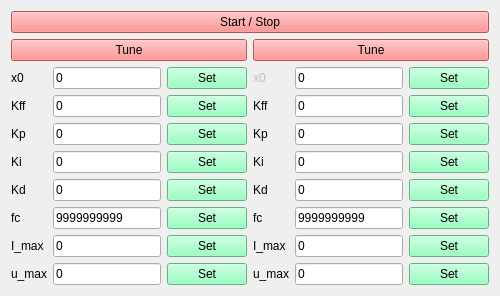
                  <widget class="QWidget" name="tab_method_2">
                   <attribute name="title">
                    <string>Method-2</string>
                   </attribute>
                   <layout class="QGridLayout" name="gridLayout_22">
                    <item row="0" column="0">
                     <widget class="QPushButton" name="button_start_stop_velocity_control_2">
                      <property name="styleSheet">
                       <string notr="true">background-color: rgb(255, 116, 116);</string>
                      </property>
                      <property name="text">
                       <string>Start / Stop</string>
                      </property>
                     </widget>
                    </item>
                    <item row="1" column="0">
                     <layout class="QGridLayout" name="gridLayout_21">
                      <item row="0" column="0">
                       <widget class="QPushButton" name="button_tune_velocity_control_m2_1">
                        <property name="styleSheet">
                         <string notr="true">background-color: rgb(255, 116, 116);</string>
                        </property>
                        <property name="text">
                         <string>Tune</string>
                        </property>
                       </widget>
                      </item>
                      <item row="0" column="1">
                       <widget class="QPushButton" name="button_tune_velocity_control_m2_2">
                        <property name="styleSheet">
                         <string notr="true">background-color: rgb(255, 116, 116);</string>
                        </property>
                        <property name="text">
                         <string>Tune</string>
                        </property>
                       </widget>
                      </item>
                     </layout>
                    </item>
                    <item row="2" column="0">
                     <layout class="QGridLayout" name="gridLayout_20">
                      <item row="0" column="0">
                       <layout class="QGridLayout" name="gridLayout_11">
                        <item row="0" column="2">
                         <widget class="QPushButton" name="button_set_x01_vel_m2">
                          <property name="styleSheet">
                           <string notr="true">background-color: rgb(125, 255, 177);</string>
                          </property>
                          <property name="text">
                           <string>Set</string>
                          </property>
                         </widget>
                        </item>
                        <item row="6" column="1">
                         <widget class="QLineEdit" name="line_edit_i_max1_vel_m2">
                          <property name="text">
                           <string>0</string>
                          </property>
                         </widget>
                        </item>
                        <item row="2" column="0">
                         <widget class="QLabel" name="label_26">
                          <property name="text">
                           <string>Kp</string>
                          </property>
                         </widget>
                        </item>
                        <item row="5" column="1">
                         <widget class="QLineEdit" name="line_edit_fc1_vel_m2">
                          <property name="text">
                           <string>9999999999</string>
                          </property>
                         </widget>
                        </item>
                        <item row="6" column="2">
                         <widget class="QPushButton" name="button_set_i_max1_vel_m2">
                          <property name="styleSheet">
                           <string notr="true">background-color: rgb(125, 255, 177);</string>
                          </property>
                          <property name="text">
                           <string>Set</string>
                          </property>
                         </widget>
                        </item>
                        <item row="1" column="2">
                         <widget class="QPushButton" name="button_set_kff1_vel_m2">
                          <property name="styleSheet">
                           <string notr="true">background-color: rgb(125, 255, 177);</string>
                          </property>
                          <property name="text">
                           <string>Set</string>
                          </property>
                         </widget>
                        </item>
                        <item row="7" column="2">
                         <widget class="QPushButton" name="button_set_u_max1_vel_m2">
                          <property name="styleSheet">
                           <string notr="true">background-color: rgb(125, 255, 177);</string>
                          </property>
                          <property name="text">
                           <string>Set</string>
                          </property>
                         </widget>
                        </item>
                        <item row="2" column="1">
                         <widget class="QLineEdit" name="line_edit_kp1_vel_m2">
                          <property name="text">
                           <string>0</string>
                          </property>
                         </widget>
                        </item>
                        <item row="6" column="0">
                         <widget class="QLabel" name="label_27">
                          <property name="text">
                           <string>I_max</string>
                          </property>
                         </widget>
                        </item>
                        <item row="5" column="0">
                         <widget class="QLabel" name="label_28">
                          <property name="text">
                           <string>fc</string>
                          </property>
                         </widget>
                        </item>
                        <item row="7" column="1">
                         <widget class="QLineEdit" name="line_edit_u_max1_vel_m2">
                          <property name="text">
                           <string>0</string>
                          </property>
                         </widget>
                        </item>
                        <item row="3" column="1">
                         <widget class="QLineEdit" name="line_edit_ki1_vel_m2">
                          <property name="text">
                           <string>0</string>
                          </property>
                         </widget>
                        </item>
                        <item row="2" column="2">
                         <widget class="QPushButton" name="button_set_kp1_vel_m2">
                          <property name="styleSheet">
                           <string notr="true">background-color: rgb(125, 255, 177);</string>
                          </property>
                          <property name="text">
                           <string>Set</string>
                          </property>
                         </widget>
                        </item>
                        <item row="0" column="0">
                         <widget class="QLabel" name="label_29">
                          <property name="text">
                           <string>x0</string>
                          </property>
                         </widget>
                        </item>
                        <item row="3" column="0">
                         <widget class="QLabel" name="label_30">
                          <property name="text">
                           <string>Ki</string>
                          </property>
                         </widget>
                        </item>
                        <item row="4" column="0">
                         <widget class="QLabel" name="label_31">
                          <property name="text">
                           <string>Kd</string>
                          </property>
                         </widget>
                        </item>
                        <item row="7" column="0">
                         <widget class="QLabel" name="label_32">
                          <property name="text">
                           <string>u_max</string>
                          </property>
                         </widget>
                        </item>
                        <item row="5" column="2">
                         <widget class="QPushButton" name="button_set_fc1_vel_m2">
                          <property name="styleSheet">
                           <string notr="true">background-color: rgb(125, 255, 177);</string>
                          </property>
                          <property name="text">
                           <string>Set</string>
                          </property>
                         </widget>
                        </item>
                        <item row="3" column="2">
                         <widget class="QPushButton" name="button_set_ki1_vel_m2">
                          <property name="styleSheet">
                           <string notr="true">background-color: rgb(125, 255, 177);</string>
                          </property>
                          <property name="text">
                           <string>Set</string>
                          </property>
                         </widget>
                        </item>
                        <item row="1" column="0">
                         <widget class="QLabel" name="label_33">
                          <property name="text">
                           <string>Kff</string>
                          </property>
                         </widget>
                        </item>
                        <item row="4" column="2">
                         <widget class="QPushButton" name="button_set_kd1_vel_m2">
                          <property name="styleSheet">
                           <string notr="true">background-color: rgb(125, 255, 177);</string>
                          </property>
                          <property name="text">
                           <string>Set</string>
                          </property>
                         </widget>
                        </item>
                        <item row="1" column="1">
                         <widget class="QLineEdit" name="line_edit_kff1_vel_m2">
                          <property name="text">
                           <string>0</string>
                          </property>
                         </widget>
                        </item>
                        <item row="0" column="1">
                         <widget class="QLineEdit" name="line_edit_x01_vel_m2">
                          <property name="text">
                           <string>0</string>
                          </property>
                         </widget>
                        </item>
                        <item row="4" column="1">
                         <widget class="QLineEdit" name="line_edit_kd1_vel_m2">
                          <property name="text">
                           <string>0</string>
                          </property>
                         </widget>
                        </item>
                       </layout>
                      </item>
                      <item row="0" column="1">
                       <layout class="QGridLayout" name="gridLayout_12">
                        <item row="0" column="2">
                         <widget class="QPushButton" name="button_set_x02_vel_m2">
                          <property name="enabled">
                           <bool>true</bool>
                          </property>
                          <property name="styleSheet">
                           <string notr="true">background-color: rgb(125, 255, 177);</string>
                          </property>
                          <property name="text">
                           <string>Set</string>
                          </property>
                         </widget>
                        </item>
                        <item row="6" column="1">
                         <widget class="QLineEdit" name="line_edit_i_max2_vel_m2">
                          <property name="text">
                           <string>0</string>
                          </property>
                         </widget>
                        </item>
                        <item row="2" column="0">
                         <widget class="QLabel" name="label_34">
                          <property name="text">
                           <string>Kp</string>
                          </property>
                         </widget>
                        </item>
                        <item row="5" column="1">
                         <widget class="QLineEdit" name="line_edit_fc2_vel_m2">
                          <property name="text">
                           <string>9999999999</string>
                          </property>
                         </widget>
                        </item>
                        <item row="6" column="2">
                         <widget class="QPushButton" name="button_set_i_max2_vel_m2">
                          <property name="styleSheet">
                           <string notr="true">background-color: rgb(125, 255, 177);</string>
                          </property>
                          <property name="text">
                           <string>Set</string>
                          </property>
                         </widget>
                        </item>
                        <item row="1" column="2">
                         <widget class="QPushButton" name="button_set_kff2_vel_m2">
                          <property name="styleSheet">
                           <string notr="true">background-color: rgb(125, 255, 177);</string>
                          </property>
                          <property name="text">
                           <string>Set</string>
                          </property>
                         </widget>
                        </item>
                        <item row="7" column="2">
                         <widget class="QPushButton" name="button_set_u_max2_vel_m2">
                          <property name="styleSheet">
                           <string notr="true">background-color: rgb(125, 255, 177);</string>
                          </property>
                          <property name="text">
                           <string>Set</string>
                          </property>
                         </widget>
                        </item>
                        <item row="2" column="1">
                         <widget class="QLineEdit" name="line_edit_kp2_vel_m2">
                          <property name="text">
                           <string>0</string>
                          </property>
                         </widget>
                        </item>
                        <item row="6" column="0">
                         <widget class="QLabel" name="label_35">
                          <property name="text">
                           <string>I_max</string>
                          </property>
                         </widget>
                        </item>
                        <item row="5" column="0">
                         <widget class="QLabel" name="label_36">
                          <property name="text">
                           <string>fc</string>
                          </property>
                         </widget>
                        </item>
                        <item row="7" column="1">
                         <widget class="QLineEdit" name="line_edit_u_max2_vel_m2">
                          <property name="text">
                           <string>0</string>
                          </property>
                         </widget>
                        </item>
                        <item row="3" column="1">
                         <widget class="QLineEdit" name="line_edit_ki2_vel_m2">
                          <property name="text">
                           <string>0</string>
                          </property>
                         </widget>
                        </item>
                        <item row="2" column="2">
                         <widget class="QPushButton" name="button_set_kp2_vel_m2">
                          <property name="styleSheet">
                           <string notr="true">background-color: rgb(125, 255, 177);</string>
                          </property>
                          <property name="text">
                           <string>Set</string>
                          </property>
                         </widget>
                        </item>
                        <item row="0" column="0">
                         <widget class="QLabel" name="label_37">
                          <property name="enabled">
                           <bool>false</bool>
                          </property>
                          <property name="text">
                           <string>x0</string>
                          </property>
                         </widget>
                        </item>
                        <item row="3" column="0">
                         <widget class="QLabel" name="label_38">
                          <property name="text">
                           <string>Ki</string>
                          </property>
                         </widget>
                        </item>
                        <item row="4" column="0">
                         <widget class="QLabel" name="label_39">
                          <property name="text">
                           <string>Kd</string>
                          </property>
                         </widget>
                        </item>
                        <item row="7" column="0">
                         <widget class="QLabel" name="label_40">
                          <property name="text">
                           <string>u_max</string>
                          </property>
                         </widget>
                        </item>
                        <item row="5" column="2">
                         <widget class="QPushButton" name="button_set_fc2_vel_m2">
                          <property name="styleSheet">
                           <string notr="true">background-color: rgb(125, 255, 177);</string>
                          </property>
                          <property name="text">
                           <string>Set</string>
                          </property>
                         </widget>
                        </item>
                        <item row="3" column="2">
                         <widget class="QPushButton" name="button_set_ki2_vel_m2">
                          <property name="styleSheet">
                           <string notr="true">background-color: rgb(125, 255, 177);</string>
                          </property>
                          <property name="text">
                           <string>Set</string>
                          </property>
                         </widget>
                        </item>
                        <item row="1" column="0">
                         <widget class="QLabel" name="label_41">
                          <property name="text">
                           <string>Kff</string>
                          </property>
                         </widget>
                        </item>
                        <item row="4" column="2">
                         <widget class="QPushButton" name="button_set_kd2_vel_m2">
                          <property name="styleSheet">
                           <string notr="true">background-color: rgb(125, 255, 177);</string>
                          </property>
                          <property name="text">
                           <string>Set</string>
                          </property>
                         </widget>
                        </item>
                        <item row="1" column="1">
                         <widget class="QLineEdit" name="line_edit_kff2_vel_m2">
                          <property name="text">
                           <string>0</string>
                          </property>
                         </widget>
                        </item>
                        <item row="0" column="1">
                         <widget class="QLineEdit" name="line_edit_x02_vel_m2">
                          <property name="enabled">
                           <bool>true</bool>
                          </property>
                          <property name="text">
                           <string>0</string>
                          </property>
                         </widget>
                        </item>
                        <item row="4" column="1">
                         <widget class="QLineEdit" name="line_edit_kd2_vel_m2">
                          <property name="text">
                           <string>0</string>
                          </property>
                         </widget>
                        </item>
                       </layout>
                      </item>
                     </layout>
                    </item>
                   </layout>
                  </widget>
